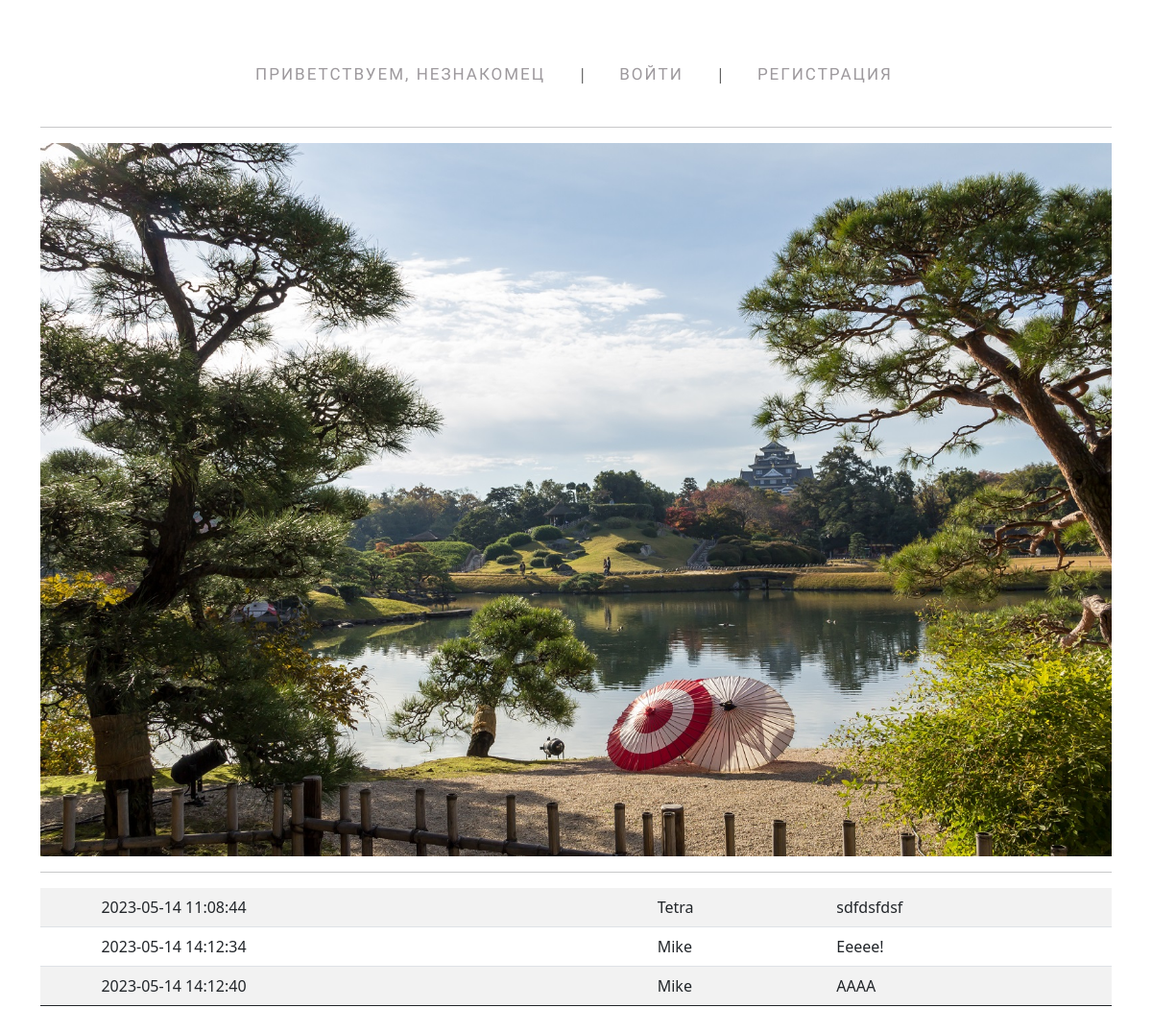
The app's page /view/comment.php?id=15 with its own data.
### tables this page shows
CREATE TABLE `images` (
  `id` int NOT NULL,
  `name` varchar(255) NOT NULL,
  `owner` varchar(255) NOT NULL
);

CREATE TABLE `comments` (
  `id` int NOT NULL,
  `id_img` int NOT NULL,
  `post` varchar(255) NOT NULL,
  `owner_id` int NOT NULL,
  `owner_username` varchar(255) NOT NULL,
  `date` datetime NOT NULL DEFAULT CURRENT_TIMESTAMP
);

### classes/Config.php (called while the page is built)
<?php
class Config {
    public static function get($path = null) {
        if($path) {
            $config = $GLOBALS['config'];
            $path = explode('.', $path);
            foreach($path as $item) {
                if(isset($config[$item])) {
                    $config = $config[$item];
                }
            }
            return $config;
        }
        return false;
    }
}

### classes/Database.php (called while the page is built, shortened)
<?php
class Database {
    private static $instance = null;
    private $pdo, $query, $result, $count, $error = false;
    private function __construct() {
        try {
            $this->pdo = new PDO('mysql:host=' . Config::get('mysql.host') . '; dbname=' . Config::get('mysql.database') . '; ', Config::get('mysql.username'), Config::get('mysql.password'));
        } catch (PDOException $e) {
            echo $e->getMessage(); die;
        }
    }
    public static function getInstance() {
        if(!isset(self::$instance)) {
            self::$instance = new Database();
        }
        return self::$instance;
    }
    public function query($sql, $params = []) {
        $this->error = false;
        $this->query = $this->pdo->prepare($sql);
        if(count($params)) {
            $i = 1;
            foreach($params as $param) {
                $this->query->bindValue($i, $param);
                $i++;
            }
        }
        if(!$this->query->execute()) {
            $this->error = true;
        } else {
            $this->result = $this->query->fetchAll(PDO::FETCH_OBJ);
        }
        return $this;
    }
    public function error() {
        return $this->error;
    }
    public function results() {
        return $this->result;
    }
    public function get($table, $where = []) {
        return $this->action('SELECT * ', $table, $where);
    }
    public function action($action, $table, $where) {
        if(count($where) === 3) {
            [$field, $operator, $value] = $where;
            $operators = ['=', '>', '<', '>=', '<='];
            if(in_array($operator, $operators)) {
                $sql = "{$action} FROM {$table} WHERE {$field} {$operator} ?";
                if(!$this->query($sql, [$value])->error()) {
                    return $this;
                }
            }
        } else {
            $sql = "{$action} FROM {$table}";
                if(!$this->query($sql)->error()) {
                    return $this;
                }
        }
        return false;
    }
    public function first() {
        return $this->results()[0];
    }
}

### classes/User.php (called while the page is built, shortened)
<?php
class User {
    private $db, $data, $session_name, $isLoggedIn;
    public function __construct($user = null) {
        $this->session_name = Config::get('session.user_session');
    }
    public function isLoggenIn() {
        return $this->isLoggedIn;
    }
}

### classes/Session.php (called while the page is built, shortened)
<?php
class Session {
    public static function exists($name) {
        return (isset($_SESSION[$name])) ? true : false;
    }
}

### classes/Input.php (called while the page is built, shortened)
<?php
class Input {
    public static function get($item) {
        if(isset($_POST[$item])) {
            return $_POST[$item];
        } else if(isset($_GET[$item])) {
            return $_GET[$item];
        }
        return '';
    }
}

### classes/Images.php (called while the page is built, shortened)
<?php
class Images {
	private $db;
	public function __construct() {
        $this->db = Database::getInstance();
	}
	public function getImage($id_image) {
		$a = $this->db->get(Config::get('images.table'), ['id', '=', $id_image])->first();
		return $a;
	}
}

### view/comment.php (the view, shortened to what this page needs)
<?php
$user = new User;
$images = new Images();
$db = Database::getInstance();
if(Input::exists('get')) {
    $id_image = Input::get('id');
    $image = $images->getImage($id_image)->name;
}
$comments = $db->get(Config::get('comments.table'), ['id_img', '=', $id_image])->results();
?>
<!DOCTYPE html>
<html lang="en">
<head>
    <link href="https://cdn.jsdelivr.net/npm/bootstrap@5.0.1/dist/css/bootstrap.min.css" rel="stylesheet">
    <link href="/css/style.css" rel="stylesheet">
</head>
<body>
<div class="container">
<?php if(!$user->isLoggenIn()): ?>
    <nav>
        <ul class="menu-main">
            <li><a href="/">Приветствуем, незнакомец</a></li>
            <li><a href="/view/login.php">Войти</a></li>
            <li><a href="/view/register.php">Регистрация</a></li>
        </ul>
    </nav>
    <hr>
    <img src="\uploads\img\<?= $image ?>" class="img-fluid">
    <hr>
    <?php if(!empty($comments)): ?>
        <table class="table table-striped">
            <tbody>
            <?php foreach ($comments as $post): ?>
                <tr>
                    <td></td><td><?= $post->date ?></td><td><?= $post->owner_username ?></td><td><?= $post->post ?></td>
                </tr>
            <?php endforeach; ?>
        </table>
    <br>
    <?php endif; ?>
<?php endif; ?>
</div>
</body>
</html>

### css/style.css (style rules this page uses)
.menu-main { list-style: none; margin: 40px 0 5px; padding: 25px 0 5px; text-align: center; background: white; }
.menu-main li { display: inline-block; }
.menu-main li:after { content: "|"; color: #606060; display: inline-block; vertical-align:top; }
.menu-main li:last-child:after { content: none; }
.menu-main a { text-decoration: none; font-family: 'Ubuntu Condensed', sans-serif; letter-spacing: 2px; position: relative; padding-bottom: 20px; margin: 0 34px 0 30px; font-size: 17px; text-transform: uppercase; display: inline-block; transition: color .2s; }
.menu-main a, .menu-main a:visited { color: #9d999d; }
.menu-main a:before, .menu-main a:after { content: ""; position: absolute; height: 4px; top: auto; right: 50%; bottom: -5px; left: 50%; background: #feb386; transition: .8s; }

### records on screen
images: name (picture)
comments: date "2023-05-14 11:08:44", owner_username "Tetra", post "sdfdsfdsf"
comments: date "2023-05-14 14:12:34", owner_username "Mike", post "Eeeee!"
comments: date "2023-05-14 14:12:40", owner_username "Mike", post "AAAA"
